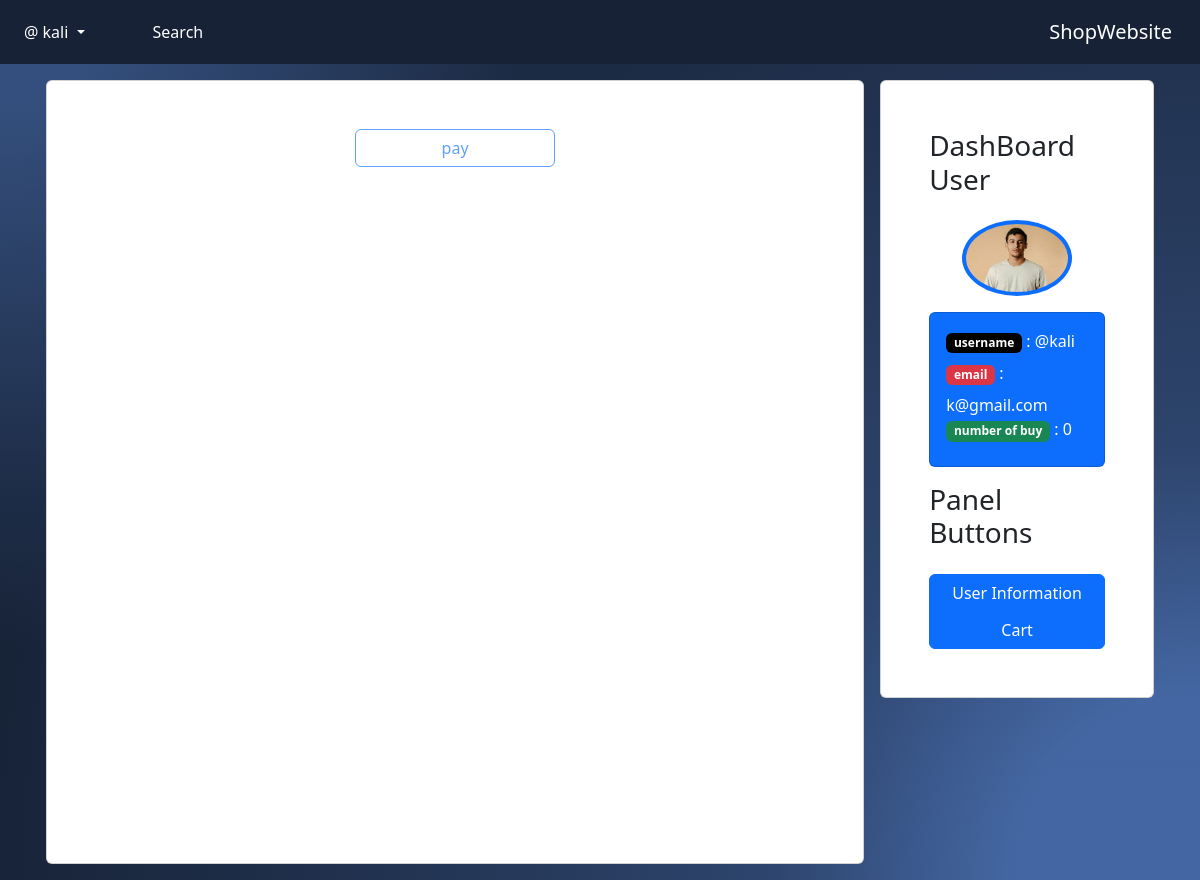
The page /accounts/profile/cart/ (signed in) on the database its author committed.
### Accounts/models.py (models this page shows)
class Profile(models.Model):
    user = models.OneToOneField(User, on_delete=models.CASCADE)
    img = models.ImageField(upload_to='accounts/profile_pics/', default='accounts/default_avatar.jpg')
    number_buy = models.PositiveSmallIntegerField(default=0)
    phone = models.CharField(max_length=20, null=True, blank=True)
    address = models.CharField(max_length=100, null=True, blank=True)

### Accounts/views.py (the view)
# urls.py: path("profile/cart/", ProfileCartView.as_view(), name="profile_cart_accounts"),
class ProfileCartView(LoginRequiredMixin, View):
    template_name = "Accounts/profile_cart_accounts.html"
    def get(self, request):
        user = request.user
        profile = get_object_or_404(Profile, user=user)
        carts = CartProduct.objects.filter(user=self.request.user)
        return render(self.request, self.template_name, {"carts": carts, "profile": profile})

### Accounts/templates/Accounts/profile_cart_accounts.html (shortened to what this page needs)
{% extends 'base.html' %}
{% block content %}
    <div class="container p-2 d-flex gap-3" style="min-height: 100vh">
        <div class="w-75 card p-5 gap-5 d-flex justify-content-start align-items-center flex-wrap">
            <a href="#" class="btn btn-outline-primary disabled" style="min-width: 200px">pay</a>
        </div>
        <aside class="w-25 h-100 card p-5 d-flex flex-column justify-content-start align-items-center gap-3">
            <h3>
                DashBoard User
            </h3>
            <img src="{{ profile.img.url }}" class="rounded-circle p-1 bg-primary" width="110"/>
            <div class="card bg-primary w-100 p-3" style="color: white">
                <div class="d-inline">
                    <h4 class="badge bg-black">username</h4>
                    <span>:</span>
                    <span>@{{ profile.user.username }}</span>
                </div>
                <div class="d-inline">
                    <h4 class="badge bg-danger">email</h4>
                    <span>:</span>
                    <span>{{ profile.user.email }}</span>
                </div>
                <div class="d-inline">
                    <h4 class="badge bg-success">number of buy</h4>
                    <span>:</span>
                    <span>{{ profile.number_buy }}</span>
                </div>
            </div>
            <h3>Panel Buttons</h3>
            <div class="btn-group-vertical w-100" role="group" aria-label="Vertical radio toggle button group">
                <a href="{% url "accounts:profile_accounts" %}" class="btn btn-primary">User Information</a>
                <a href="#" class="btn btn-primary">Cart</a>
            </div>
        </aside>
    </div>
{% endblock %}

### templates/navbar.html (shortened to what this page needs)
<nav class="navbar navbar-expand-lg">
    <div class="container-fluid" dir="rtl">
        <a class="navbar-brand" href="{% url "products:products_list" %}">ShopWebsite</a>
        <ul class="navbar-nav d-flex flex-row justify-content-start align-items-center gap-5" dir="ltr">
            <li class="nav-item dropdown w-auto p-1">
                <a class="nav-link dropdown-toggle" href="#" role="button" data-bs-toggle="dropdown"
                   aria-expanded="false">
                    {% if user.is_authenticated %}@
                        {{ user.username }}{% else %}Guest{% endif %}
                </a>
            </li>
            <li class="nav-item">
                <a class="nav-link" href="{% url "products:search_view" %}">Search</a>
            </li>
        </ul>
    </div>
</nav>

### static/base.css (style rules this page uses)
body { background-color: hsl(218, 41%, 15%); background-image: radial-gradient(650px circle at 0% 0%, hsl(218, 41%, 35%) 15%, hsl(218, 41%, 30%) 35%, hsl(218, 41%, 20%) 75%, hsl(218, 41%, 19%) 80%, transparent 100%), radial-gradient(1250px circle at 100% 100%, hsl(218, 41%, 45%) 15%, hsl(218, 41%, 30%) 35%, hsl(218, 41%, 20%) 75%, hsl(218, 41%, 19%) 80%, transparent 100%); color: aliceblue; }

### static/navbar.css (style rules this page uses)
nav { background-color: hsl(218, 41%, 15%); }
nav a { color:white !important; }

### rows shown on the page
Profile: img (picture), user.username "kali", user.email "k@gmail.com", number_buy "0"

### other values the page prints
{{ user.username }} "kali"
